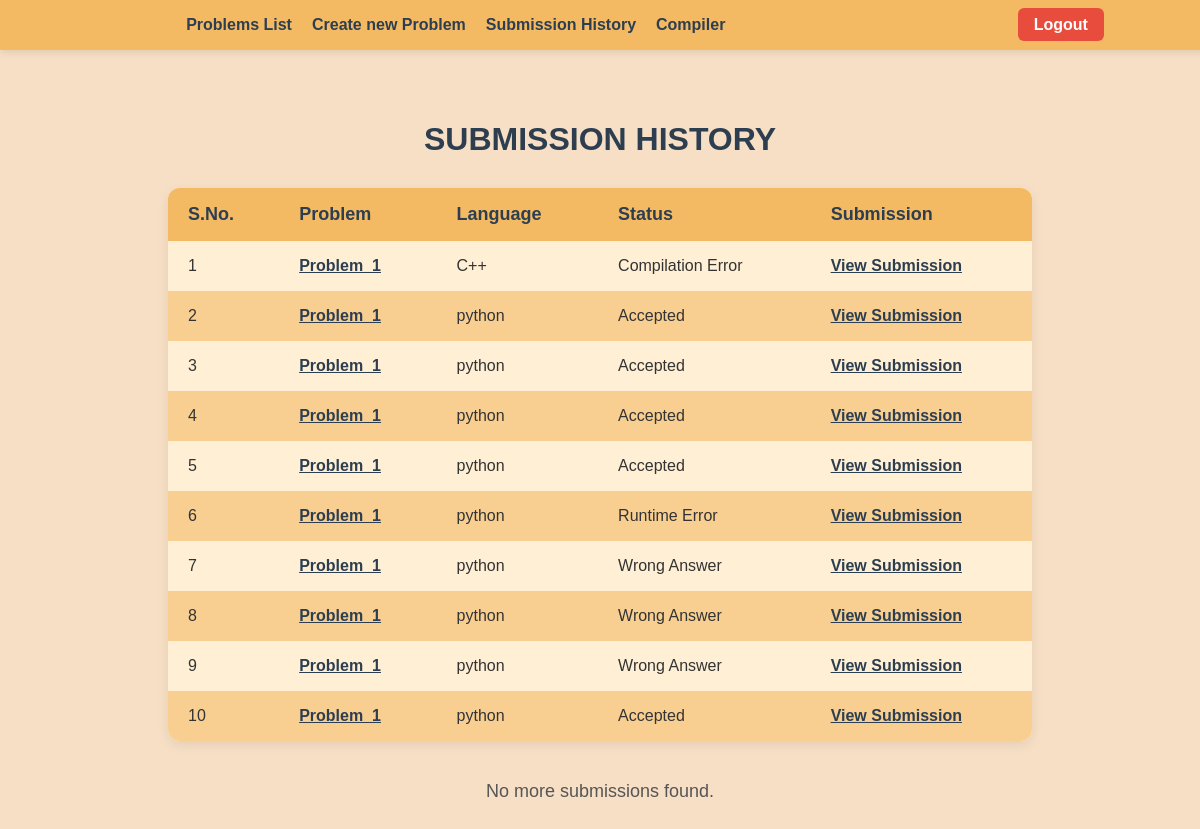
/submission_history/ (signed in), run on an earlier commit of the app's database.
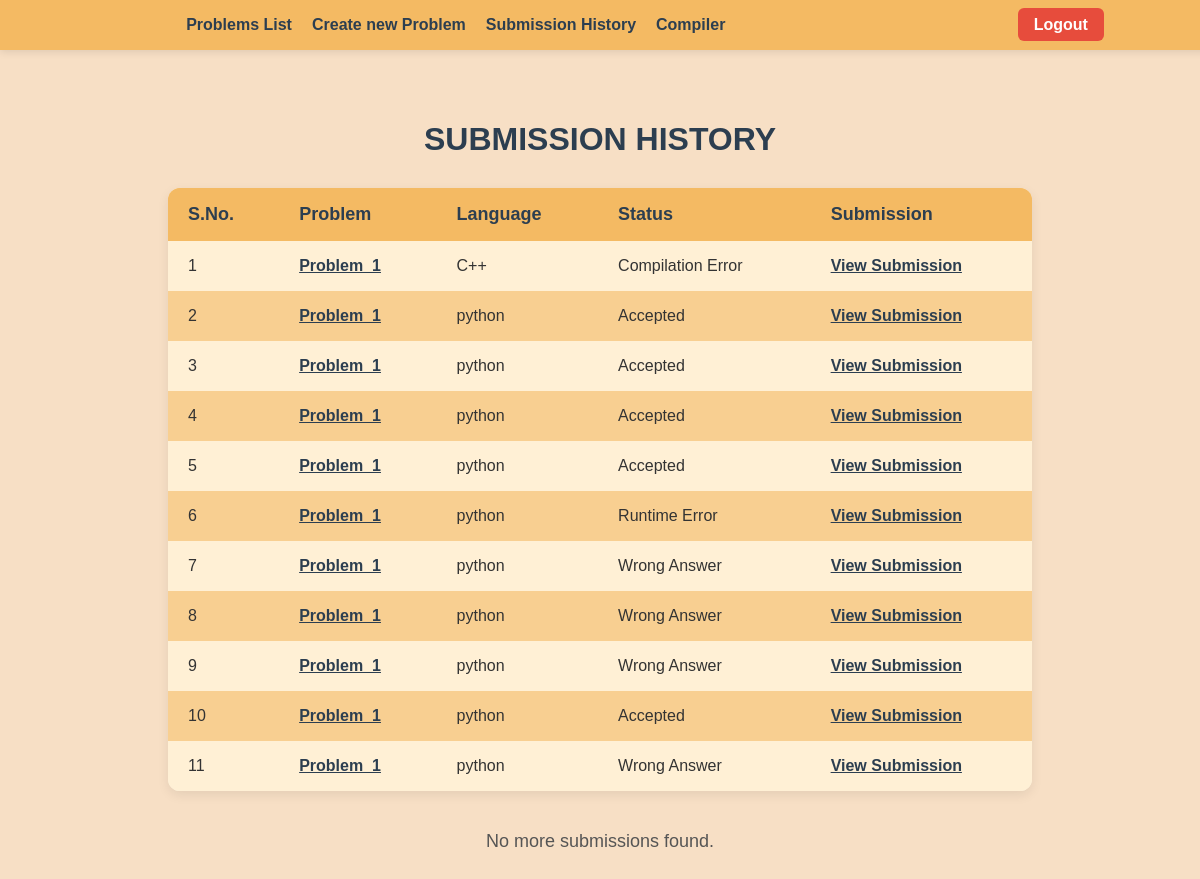
And on a later commit of the database.
### home/models.py (models this page shows)
class Problem(models.Model):
    id=models.AutoField(primary_key=True)
    problem_id =models.CharField(max_length=50,unique=True)
    problem_title = models.CharField(max_length=100,unique=True)
    problem_description = models.TextField()
    problem_author=models.ForeignKey(User, on_delete=models.CASCADE)

### compiler/models.py (models this page shows)
class Submission(models.Model):
    submission_id=models.CharField(max_length=100, default=uuid4, primary_key=True)
    problem=models.ForeignKey(Problem, on_delete=models.CASCADE)
    user=models.ForeignKey(User, on_delete=models.CASCADE)
    code=models.TextField()
    language=models.CharField(max_length=100)
    input=models.TextField()
    output=models.TextField()
    expected_output=models.TextField(blank=True, null=True)
    status=models.CharField(max_length=100)
    time=models.CharField(max_length=100)

### home/views.py (the view)
# urls.py: path('submission_history/', submission_history, name='submission_history'),
@login_required
def submission_history(request):
    submissions = Submission.objects.filter(user=request.user)
    submission_ids = [submission.submission_id for submission in submissions]
    statuses = [submission.status for submission in submissions]
    problem_ids = [submission.problem.problem_id for submission in submissions]
    problem_titles = [submission.problem.problem_title for submission in submissions]
    languages = [submission.language for submission in submissions]
    combined_data=zip(submission_ids,statuses, problem_ids, problem_titles, languages)
    context = {
        'combined_data':combined_data,
    }
    template = loader.get_template('submission_history.html')
    return HttpResponse(template.render(context, request))

### home/templates/submission_history.html (shortened to what this page needs)
{% extends "base.html" %}
{% load static %}
{% block content %}
<!DOCTYPE html>
<html>
    <head>
    </head>
    <body>
        <h1>SUBMISSION HISTORY</h1>
        <table>
            <tr>
                <th>S.No.</th>
                <th>Problem</th>
                <th>Language</th>
                <th>Status</th>
                <th>Submission</th>
            </tr>
        {% for submission_id, status, problem_id, title, lang in combined_data %}
            <tr>
                <td>{{ forloop.counter }}</td>
                <td><a href="{% url 'problem_detail' problem_id=problem_id %}">{{ title }}</a></td>
                <td>{{ lang }}</td>
                <td>{{ status }}</td>
                <td><a href="{% url 'submission_page' submission_id=submission_id %}">View Submission</a></td>
            </tr>
        {% endfor %}
        </table>
        <p>No more submissions found.</p>
    </body>
</html>
{% endblock content %}

What changed in the data, as far as the page shows it:
added Submission: combined_data "python", combined_data "Wrong Answer"
Also different on the page:
new list line: "11 View Submission"
new list line: "Problem_1"
